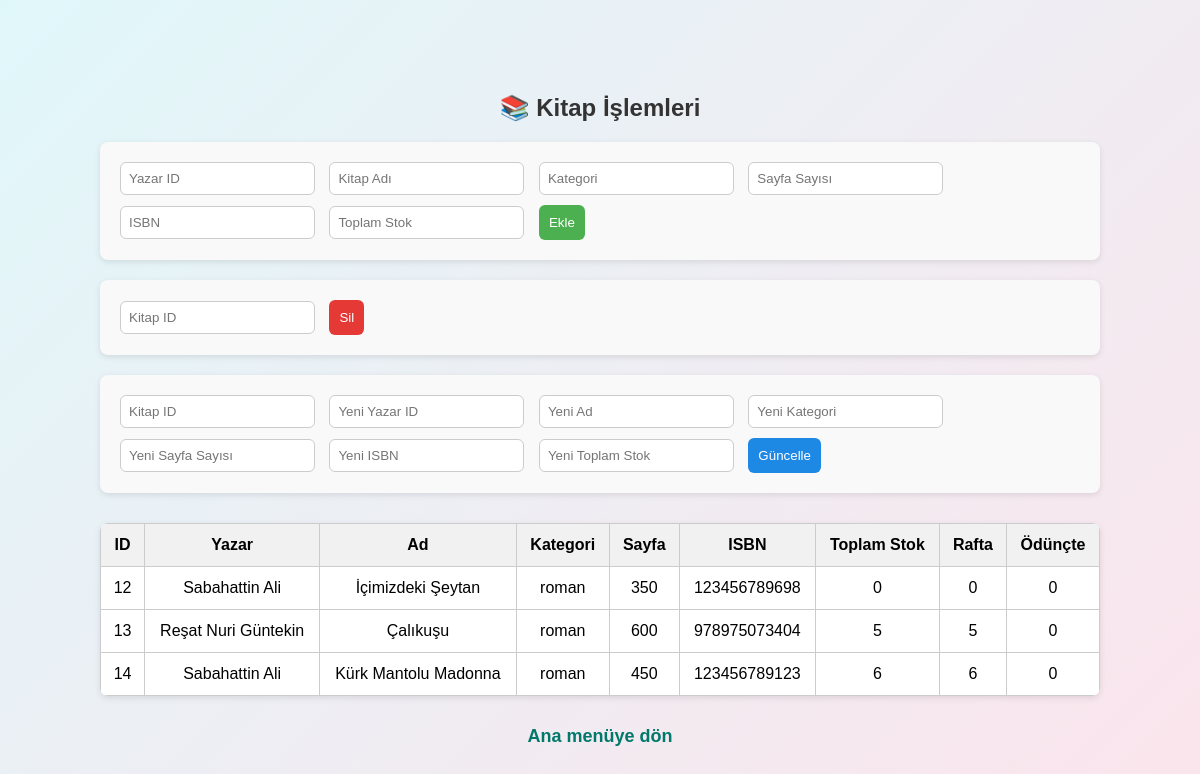
The page /kutuphaneOtomasyonu/ui/kitaplar.php on the database its author committed.
### tables this page shows
CREATE TABLE `kitaplar` (
  `kitap_id` int NOT NULL AUTO_INCREMENT,
  `yazar_id` int NOT NULL,
  `kitap_ad` varchar(250) NOT NULL,
  `kitap_kategori` varchar(250) NOT NULL,
  `kitap_sayfa` int DEFAULT NULL,
  `kitap_isbn` varchar(13) NOT NULL,
  `kitap_stok` int NOT NULL,
  PRIMARY KEY (`kitap_id`),
  UNIQUE KEY `kitap_isbn` (`kitap_isbn`),
  KEY `yazar_id` (`yazar_id`),
  CONSTRAINT `kitaplar_ibfk_1` FOREIGN KEY (`yazar_id`) REFERENCES `yazarlar` (`yazar_id`) ON DELETE CASCADE ON UPDATE CASCADE
);

### kutuphaneOtomasyonu/dal/kitapDAL.php (called while the page is built, shortened)
<?php
include_once(__DIR__ . "/baglanti.php");
function kitaplarListeDAL(){
    global $conn;
    $sql = "CALL KitaplarHepsi()";
    $result = mysqli_query($conn, $sql);
    $rows = [];
    while($row = mysqli_fetch_assoc($result)){
        $rows[] = $row;
    }
    return $rows;
}
?>

### kutuphaneOtomasyonu/bl/kitapBL.php (called while the page is built, shortened)
<?php
include_once(__DIR__ . "/../dal/kitapDAL.php");
function kitaplarListeBL(){
    return kitaplarListeDAL();
}
?>

### kutuphaneOtomasyonu/ui/kitaplar.php (the view, shortened to what this page needs)
<?php include_once("../bl/kitapBL.php"); ?>
<!DOCTYPE html>
<html lang="tr">
<head>
    <link rel="stylesheet" href="../ui/style.css">
</head>
<body>
<div class="container">
    <h2>📚 Kitap İşlemleri</h2>
    <form method="post">
        <input type="number" name="yazar_id" placeholder="Yazar ID" required>
        <input type="text" name="ad" placeholder="Kitap Adı" required>
        <input type="text" name="kategori" placeholder="Kategori" required>
        <input type="number" name="sayfa" placeholder="Sayfa Sayısı" required>
        <input type="text" name="isbn" placeholder="ISBN" maxlength="13" required>
        <input type="number" name="stok" placeholder="Toplam Stok" required>
        <button type="submit" name="ekle">Ekle</button>
    </form>
    <form method="post">
        <input type="number" name="sil_id" placeholder="Kitap ID" required>
        <button type="submit" name="sil">Sil</button>
    </form>
    <form method="post">
        <input type="number" name="guncelle_id" placeholder="Kitap ID" required>
        <input type="number" name="guncelle_yazar_id" placeholder="Yeni Yazar ID" required>
        <input type="text" name="guncelle_ad" placeholder="Yeni Ad" required>
        <input type="text" name="guncelle_kategori" placeholder="Yeni Kategori" required>
        <input type="number" name="guncelle_sayfa" placeholder="Yeni Sayfa Sayısı" required>
        <input type="text" name="guncelle_isbn" placeholder="Yeni ISBN" maxlength="13" required>
        <input type="number" name="guncelle_stok" placeholder="Yeni Toplam Stok" required>
        <button type="submit" name="guncelle">Güncelle</button>
    </form>
    <?php
    $kitaplar = kitaplarListeBL();
    if(!empty($kitaplar)){
        echo "<table>
                <tr>
                  <th>ID</th><th>Yazar</th><th>Ad</th><th>Kategori</th>
                  <th>Sayfa</th><th>ISBN</th><th>Toplam Stok</th>
                  <th>Rafta</th><th>Ödünçte</th>
                </tr>";
        foreach($kitaplar as $row){
            echo "<tr>
                    <td>".$row['ID']."</td>
                    <td>".$row['YazarBilgisi']."</td>
                    <td>".$row['KitapAd']."</td>
                    <td>".$row['Kategori']."</td>
                    <td>".$row['SayfaSayisi']."</td>
                    <td>".$row['ISBN']."</td>
                    <td>".$row['ToplamStok']."</td>
                    <td>".$row['Rafta']."</td>
                    <td>".$row['Oduncte']."</td>
                  </tr>";
        }
        echo "</table>";
    } else {
        echo "<p>Henüz kayıtlı kitap yok.</p>";
    }
    ?>
    <p><a href="../index.php">Ana menüye dön</a></p>
</div>
</body>
</html>

### kutuphaneOtomasyonu/ui/style.css (style rules this page uses)
body { font-family: Arial, sans-serif; margin: 0; padding: 20px; background: linear-gradient(135deg, #e0f7fa, #fce4ec); min-height: 100vh; display: flex; justify-content: center; }
.container { max-width: 1000px; width: 100%; margin: auto; }
h2 { text-align: center; color: #333; margin-bottom: 20px; }
p { text-align: center; font-size: 18px; color: #555; }
form { margin: 20px 0; padding: 15px; background: #f9f9f9; border-radius: 8px; box-shadow: 0 2px 6px rgba(0,0,0,0.1); }
form input, form button { margin: 5px; padding: 8px; border: 1px solid #ccc; border-radius: 6px; }
form button { background: #4caf50; color: white; cursor: pointer; transition: background 0.3s; }
table { margin: 30px auto; border-collapse: collapse; width: 100%; background: #fff; border-radius: 8px; overflow: hidden; box-shadow: 0 2px 6px rgba(0,0,0,0.1); }
table th, table td { padding: 12px; border: 1px solid #ccc; text-align: center; }
table th { background: #f1f1f1; font-weight: bold; }
a { color: #00796b; text-decoration: none; font-weight: bold; }
form button { cursor: pointer; border-radius: 6px; padding: 10px; border: none; }
button[name="ekle"] { background: #4caf50 !important; color: white !important; }
button[name="guncelle"] { background: #1e88e5 !important; color: white !important; }
button[name="sil"] { background: #e53935 !important; color: white !important; }

### rows shown on the page
kitaplar: kitap_id "12", YazarBilgisi "Sabahattin Ali", kitap_ad "İçimizdeki Şeytan", kitap_kategori "roman", kitap_sayfa "350", kitap_isbn "123456789698", kitap_stok "0", Rafta "0", Oduncte "0"
kitaplar: kitap_id "13", YazarBilgisi "Reşat Nuri Güntekin", kitap_ad "Çalıkuşu", kitap_kategori "roman", kitap_sayfa "600", kitap_isbn "978975073404", kitap_stok "5", Rafta "5", Oduncte "0"
kitaplar: kitap_id "14", YazarBilgisi "Sabahattin Ali", kitap_ad "Kürk Mantolu Madonna", kitap_kategori "roman", kitap_sayfa "450", kitap_isbn "123456789123", kitap_stok "6", Rafta "6", Oduncte "0"
